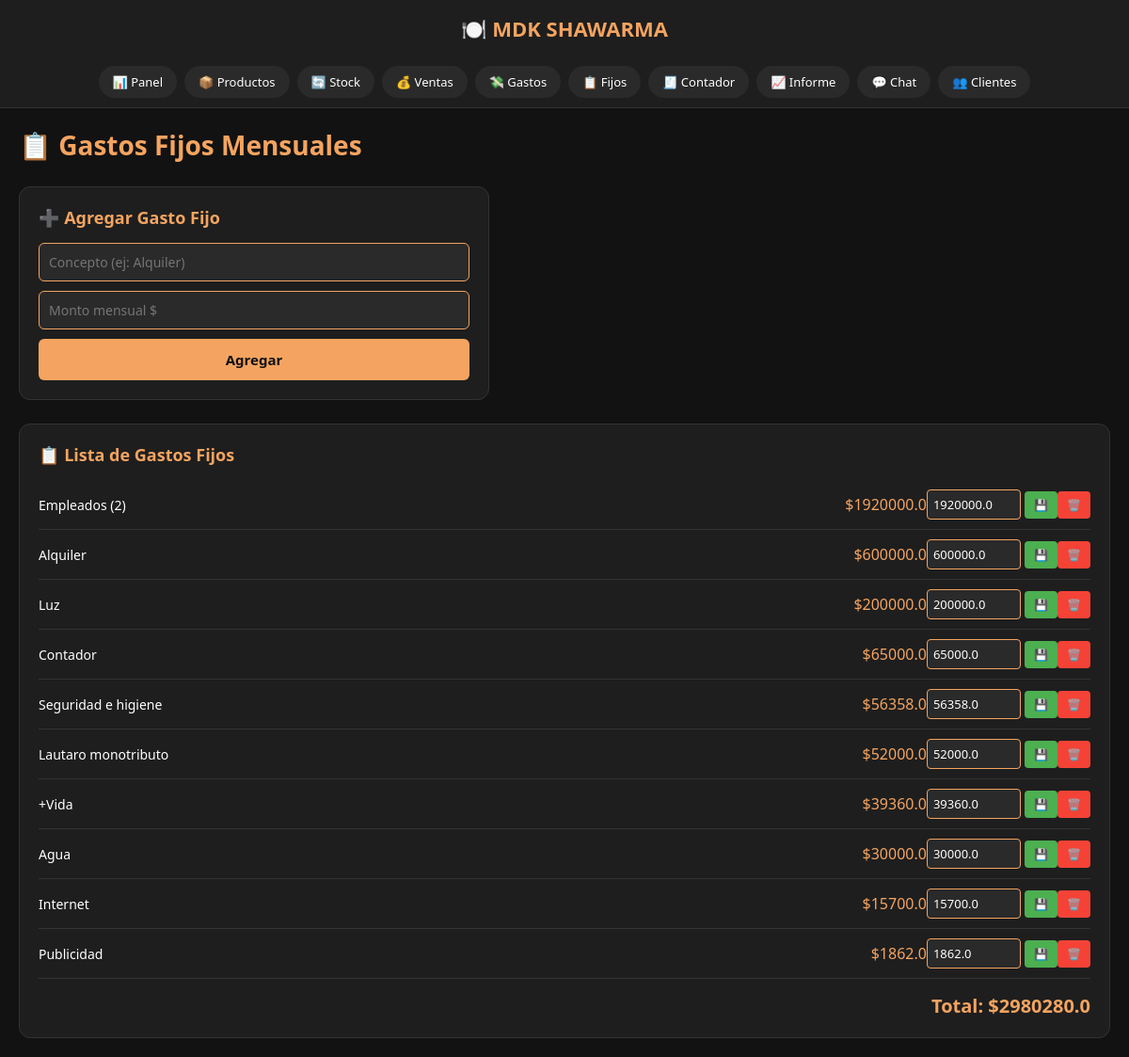
Page /gastos_fijos (signed in) on the committed database.
### tables this page shows
CREATE TABLE gastos_fijos (
                id INTEGER PRIMARY KEY AUTOINCREMENT,
                concepto TEXT,
                monto_mensual REAL
            );

### app.py (the view, shortened to what this page needs)
@app.route('/gastos_fijos', methods=['GET', 'POST'])
@login_requerido
def gastos_fijos():
    conn = get_db()
    cursor = conn.cursor()
    cursor.execute("SELECT * FROM gastos_fijos ORDER BY monto_mensual DESC")
    gastos = cursor.fetchall()
    cursor.execute("SELECT SUM(monto_mensual) FROM gastos_fijos")
    total = cursor.fetchone()[0] or 0
    conn.close()
    return render_template('gastos_fijos.html', gastos=gastos, total=total)

### app.py (called while the page is built)
def get_db():
    conn = sqlite3.connect('mdk.db')
    conn.row_factory = sqlite3.Row
    return conn

def login_requerido(f):
    @functools.wraps(f)
    def decorador(*args, **kwargs):
        if not session.get('autenticado'):
            return redirect(url_for('login'))
        return f(*args, **kwargs)
    return decorador

### templates/gastos_fijos.html (shortened to what this page needs)
<!DOCTYPE html>
<html lang="es">
<head>
</head>
<body>
    <div class="header"><h2>🍽️ MDK SHAWARMA</h2></div>
    <div class="menu">
        <a href="/">📊 Panel</a>
        <a href="/productos">📦 Productos</a>
        <a href="/stock">🔄 Stock</a>
        <a href="/ventas">💰 Ventas</a>
        <a href="/gastos">💸 Gastos</a>
        <a href="/gastos_fijos">📋 Fijos</a>
        <a href="/contador">🧾 Contador</a>
        <a href="/informe">📈 Informe</a>
        <a href="/chat">💬 Chat</a>
        <a href="/clientes">👥 Clientes</a>
    </div>
    <div class="content">
        <h1>📋 Gastos Fijos Mensuales</h1>
        <div class="form-gasto">
            <h2>➕ Agregar Gasto Fijo</h2>
            <form method="POST" action="/gastos_fijos">
                <input type="text" name="concepto" placeholder="Concepto (ej: Alquiler)" required>
                <input type="number" name="monto" placeholder="Monto mensual $" required step="100">
                <button type="submit">Agregar</button>
            </form>
        </div>
        <div class="gastos-list">
            <h2>📋 Lista de Gastos Fijos</h2>
            {% for g in gastos %}
            <div class="gasto-item">
                <span class="concepto">{{ g[1] }}</span>
                <span class="monto">${{ g[2] }}</span>
                <form method="POST" action="/gastos_fijos" style="display:inline;">
                    <input type="number" name="monto" value="{{ g[2] }}" step="100">
                    <button type="submit" class="btn-editar">💾</button>
                </form>
                <form method="POST" action="/gastos_fijos" style="display:inline;">
                    <button type="submit" class="btn-eliminar">🗑️</button>
                </form>
            </div>
            {% endfor %}
            <div class="total">Total: ${{ total }}</div>
        </div>
    </div>
</body>
</html>

### templates/gastos_fijos.html (style rules this page uses)
* { margin: 0; padding: 0; box-sizing: border-box; font-family: 'Segoe UI', Arial, sans-serif; }
body { background-color: #121212; color: white; min-height: 100vh; }
.header { background-color: #1e1e1e; padding: 15px 20px; text-align: center; }
.header h2 { color: #f4a460; font-size: 22px; }
.menu { display: flex; justify-content: center; background-color: #1e1e1e; padding: 10px; flex-wrap: wrap; gap: 8px; border-bottom: 1px solid #333; }
.menu a { color: white; text-decoration: none; padding: 8px 15px; border-radius: 20px; font-size: 13px; background-color: #2a2a2a; }
.content { max-width: 1200px; margin: 0 auto; padding: 20px; }
h1 { color: #f4a460; margin-bottom: 25px; font-size: 28px; }
.form-gasto { background-color: #1e1e1e; border: 1px solid #333; border-radius: 12px; padding: 20px; margin-bottom: 25px; max-width: 500px; }
.form-gasto h2 { color: #f4a460; font-size: 18px; margin-bottom: 15px; }
.form-gasto input { width: 100%; padding: 10px; background-color: #2a2a2a; color: white; border: 1px solid #f4a460; border-radius: 6px; font-size: 14px; margin-bottom: 10px; }
.form-gasto button { width: 100%; background-color: #f4a460; color: #121212; border: none; padding: 12px; border-radius: 6px; cursor: pointer; font-weight: bold; font-size: 15px; }
.gastos-list { background-color: #1e1e1e; border: 1px solid #333; border-radius: 12px; padding: 20px; }
.gastos-list h2 { color: #f4a460; font-size: 18px; margin-bottom: 15px; }
.gasto-item { display: flex; justify-content: space-between; align-items: center; padding: 10px 0; border-bottom: 1px solid #333; }
.gasto-item .concepto { flex: 2; font-size: 14px; }
.gasto-item .monto { flex: 1; text-align: right; font-size: 16px; color: #f4a460; }
.gasto-item form { display: flex; gap: 5px; align-items: center; }
.gasto-item input[type="number"] { width: 100px; padding: 6px; background-color: #2a2a2a; color: white; border: 1px solid #f4a460; border-radius: 4px; font-size: 13px; }
.gasto-item button { padding: 6px 10px; border: none; border-radius: 4px; cursor: pointer; font-weight: bold; font-size: 12px; }
.btn-editar { background-color: #4CAF50; color: white; }
.btn-eliminar { background-color: #f44336; color: white; }
.total { text-align: right; font-size: 20px; font-weight: bold; margin-top: 15px; color: #f4a460; }

### rows in the picture
gastos_fijos: concepto "Empleados (2)", monto_mensual "1920000.0", monto "1920000.0"
gastos_fijos: concepto "Alquiler", monto_mensual "600000.0", monto "600000.0"
gastos_fijos: concepto "Luz", monto_mensual "200000.0", monto "200000.0"
gastos_fijos: concepto "Contador", monto_mensual "65000.0", monto "65000.0"
gastos_fijos: concepto "Seguridad e higiene", monto_mensual "56358.0", monto "56358.0"
gastos_fijos: concepto "Lautaro monotributo", monto_mensual "52000.0", monto "52000.0"
gastos_fijos: concepto "+Vida", monto_mensual "39360.0", monto "39360.0"
gastos_fijos: concepto "Agua", monto_mensual "30000.0", monto "30000.0"
gastos_fijos: concepto "Internet", monto_mensual "15700.0", monto "15700.0"
gastos_fijos: concepto "Publicidad", monto_mensual "1862.0", monto "1862.0"

### other values in the picture
{{ total }} "2980280.0"
